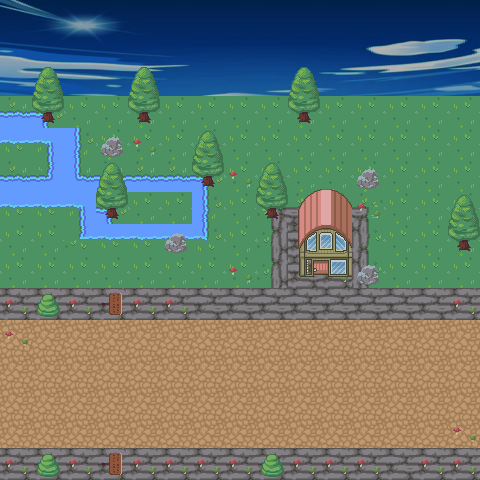

The image is a tile-based game level rendered from a .tmx file. Its description and complete source (layers, tilesets, objects, tile grids) follow:
An orthogonal 15x15 tile map with 32x32 px tiles, 8 tile layers (herbe, plante, ciel, ruisseau, ...), 6 tilesets and 10 objects (6x collision, spawn_map_suivante, enter_house_exit, enter_house, go_map_1).

<map version="1.8" tiledversion="1.9.2" orientation="orthogonal" renderorder="right-down" width="15" height="15" tilewidth="32" tileheight="32" infinite="0" nextlayerid="20" nextobjectid="20">
 <tileset firstgid="1" source="carte_Dofus_2D.tsx" />
 <tileset firstgid="181" name="ciel_1" tilewidth="32" tileheight="32" tilecount="84" columns="21">
  <image source="../tuiles map/ciel/ciel_1.png" trans="000000" width="700" height="150" />
 </tileset>
 <tileset firstgid="265" name="ciel_all" tilewidth="32" tileheight="32" tilecount="300" columns="15">
  <image source="../tuiles map/ciel/ciel_all.png" trans="000000" width="500" height="650" />
  <tile id="0">
   <animation>
    <frame tileid="0" duration="1000" />
    <frame tileid="45" duration="1000" />
    <frame tileid="120" duration="1000" />
    <frame tileid="195" duration="1000" />
    <frame tileid="255" duration="1000" />
   </animation>
  </tile>
  <tile id="1">
   <animation>
    <frame tileid="1" duration="1000" />
    <frame tileid="46" duration="1000" />
    <frame tileid="121" duration="1000" />
    <frame tileid="196" duration="1000" />
    <frame tileid="256" duration="1000" />
   </animation>
  </tile>
  <tile id="2">
   <animation>
    <frame tileid="2" duration="1000" />
    <frame tileid="47" duration="1000" />
    <frame tileid="122" duration="1000" />
    <frame tileid="197" duration="1000" />
    <frame tileid="257" duration="1000" />
   </animation>
  </tile>
  <tile id="3">
   <animation>
    <frame tileid="3" duration="1000" />
    <frame tileid="48" duration="1000" />
    <frame tileid="123" duration="1000" />
    <frame tileid="198" duration="1000" />
    <frame tileid="258" duration="1000" />
   </animation>
  </tile>
  <tile id="4">
   <animation>
    <frame tileid="4" duration="1000" />
    <frame tileid="49" duration="1000" />
    <frame tileid="124" duration="1000" />
    <frame tileid="199" duration="1000" />
    <frame tileid="259" duration="1000" />
   </animation>
  </tile>
  <tile id="5">
   <animation>
    <frame tileid="5" duration="1000" />
    <frame tileid="50" duration="1000" />
    <frame tileid="125" duration="1000" />
    <frame tileid="200" duration="1000" />
    <frame tileid="260" duration="1000" />
   </animation>
  </tile>
  <tile id="6">
   <animation>
    <frame tileid="5" duration="1000" />
    <frame tileid="50" duration="1000" />
    <frame tileid="125" duration="1000" />
    <frame tileid="200" duration="1000" />
    <frame tileid="260" duration="1000" />
   </animation>
  </tile>
  <tile id="7">
   <animation>
    <frame tileid="7" duration="1000" />
    <frame tileid="52" duration="1000" />
    <frame tileid="127" duration="1000" />
    <frame tileid="202" duration="1000" />
    <frame tileid="262" duration="1000" />
   </animation>
  </tile>
  <tile id="8">
   <animation>
    <frame tileid="8" duration="1000" />
    <frame tileid="53" duration="1000" />
    <frame tileid="128" duration="1000" />
    <frame tileid="203" duration="1000" />
    <frame tileid="263" duration="1000" />
   </animation>
  </tile>
  <tile id="9">
   <animation>
    <frame tileid="9" duration="1000" />
    <frame tileid="54" duration="1000" />
    <frame tileid="129" duration="1000" />
    <frame tileid="204" duration="1000" />
    <frame tileid="264" duration="1000" />
   </animation>
  </tile>
  <tile id="10">
   <animation>
    <frame tileid="10" duration="1000" />
    <frame tileid="55" duration="1000" />
    <frame tileid="130" duration="1000" />
    <frame tileid="205" duration="1000" />
    <frame tileid="265" duration="1000" />
   </animation>
  </tile>
  <tile id="11">
   <animation>
    <frame tileid="11" duration="1000" />
    <frame tileid="56" duration="1000" />
    <frame tileid="131" duration="1000" />
    <frame tileid="206" duration="1000" />
    <frame tileid="266" duration="1000" />
   </animation>
  </tile>
  <tile id="12">
   <animation>
    <frame tileid="12" duration="1000" />
    <frame tileid="57" duration="1000" />
    <frame tileid="132" duration="1000" />
    <frame tileid="207" duration="1000" />
    <frame tileid="267" duration="1000" />
   </animation>
  </tile>
  <tile id="13">
   <animation>
    <frame tileid="13" duration="1000" />
    <frame tileid="58" duration="1000" />
    <frame tileid="133" duration="1000" />
    <frame tileid="208" duration="1000" />
    <frame tileid="268" duration="1000" />
   </animation>
  </tile>
  <tile id="14">
   <animation>
    <frame tileid="14" duration="1000" />
    <frame tileid="59" duration="1000" />
    <frame tileid="134" duration="1000" />
    <frame tileid="209" duration="1000" />
    <frame tileid="269" duration="1000" />
   </animation>
  </tile>
  <tile id="15">
   <animation>
    <frame tileid="15" duration="1000" />
    <frame tileid="60" duration="1000" />
    <frame tileid="135" duration="1000" />
    <frame tileid="210" duration="1000" />
    <frame tileid="270" duration="1000" />
   </animation>
  </tile>
  <tile id="16">
   <animation>
    <frame tileid="16" duration="1000" />
    <frame tileid="61" duration="1000" />
    <frame tileid="136" duration="1000" />
    <frame tileid="211" duration="1000" />
    <frame tileid="271" duration="1000" />
   </animation>
  </tile>
  <tile id="17">
   <animation>
    <frame tileid="17" duration="1000" />
    <frame tileid="62" duration="1000" />
    <frame tileid="137" duration="1000" />
    <frame tileid="212" duration="1000" />
    <frame tileid="272" duration="1000" />
   </animation>
  </tile>
  <tile id="18">
   <animation>
    <frame tileid="18" duration="1000" />
    <frame tileid="63" duration="1000" />
    <frame tileid="138" duration="1000" />
    <frame tileid="213" duration="1000" />
    <frame tileid="273" duration="1000" />
   </animation>
  </tile>
  <tile id="19">
   <animation>
    <frame tileid="19" duration="1000" />
    <frame tileid="64" duration="1000" />
    <frame tileid="139" duration="1000" />
    <frame tileid="214" duration="1000" />
    <frame tileid="274" duration="1000" />
   </animation>
  </tile>
  <tile id="20">
   <animation>
    <frame tileid="20" duration="1000" />
    <frame tileid="65" duration="1000" />
    <frame tileid="140" duration="1000" />
    <frame tileid="215" duration="1000" />
    <frame tileid="275" duration="1000" />
   </animation>
  </tile>
  <tile id="21">
   <animation>
    <frame tileid="21" duration="1000" />
    <frame tileid="66" duration="1000" />
    <frame tileid="141" duration="1000" />
    <frame tileid="216" duration="1000" />
    <frame tileid="276" duration="1000" />
   </animation>
  </tile>
  <tile id="22">
   <animation>
    <frame tileid="22" duration="1000" />
    <frame tileid="67" duration="1000" />
    <frame tileid="142" duration="1000" />
    <frame tileid="217" duration="1000" />
    <frame tileid="277" duration="1000" />
   </animation>
  </tile>
  <tile id="23">
   <animation>
    <frame tileid="23" duration="1000" />
    <frame tileid="68" duration="1000" />
    <frame tileid="143" duration="1000" />
    <frame tileid="218" duration="1000" />
    <frame tileid="278" duration="1000" />
   </animation>
  </tile>
  <tile id="24">
   <animation>
    <frame tileid="24" duration="1000" />
    <frame tileid="69" duration="1000" />
    <frame tileid="144" duration="1000" />
    <frame tileid="219" duration="1000" />
    <frame tileid="279" duration="1000" />
   </animation>
  </tile>
  <tile id="25">
   <animation>
    <frame tileid="25" duration="1000" />
    <frame tileid="70" duration="1000" />
    <frame tileid="145" duration="1000" />
    <frame tileid="220" duration="1000" />
    <frame tileid="280" duration="1000" />
   </animation>
  </tile>
  <tile id="26">
   <animation>
    <frame tileid="26" duration="1000" />
    <frame tileid="71" duration="1000" />
    <frame tileid="146" duration="1000" />
    <frame tileid="221" duration="1000" />
    <frame tileid="281" duration="1000" />
   </animation>
  </tile>
  <tile id="27">
   <animation>
    <frame tileid="27" duration="1000" />
    <frame tileid="72" duration="1000" />
    <frame tileid="147" duration="1000" />
    <frame tileid="222" duration="1000" />
    <frame tileid="282" duration="1000" />
   </animation>
  </tile>
  <tile id="28">
   <animation>
    <frame tileid="28" duration="1000" />
    <frame tileid="73" duration="1000" />
    <frame tileid="148" duration="1000" />
    <frame tileid="223" duration="1000" />
    <frame tileid="283" duration="1000" />
   </animation>
  </tile>
  <tile id="29">
   <animation>
    <frame tileid="29" duration="1000" />
    <frame tileid="74" duration="1000" />
    <frame tileid="149" duration="1000" />
    <frame tileid="224" duration="1000" />
    <frame tileid="284" duration="1000" />
   </animation>
  </tile>
  <tile id="30">
   <animation>
    <frame tileid="30" duration="1000" />
    <frame tileid="75" duration="1000" />
    <frame tileid="150" duration="1000" />
    <frame tileid="225" duration="1000" />
    <frame tileid="285" duration="1000" />
   </animation>
  </tile>
  <tile id="31">
   <animation>
    <frame tileid="31" duration="1000" />
    <frame tileid="76" duration="1000" />
    <frame tileid="151" duration="1000" />
    <frame tileid="226" duration="1000" />
    <frame tileid="286" duration="1000" />
   </animation>
  </tile>
  <tile id="32">
   <animation>
    <frame tileid="32" duration="1000" />
    <frame tileid="77" duration="1000" />
    <frame tileid="152" duration="1000" />
    <frame tileid="227" duration="1000" />
    <frame tileid="287" duration="1000" />
   </animation>
  </tile>
  <tile id="33">
   <animation>
    <frame tileid="33" duration="1000" />
    <frame tileid="78" duration="1000" />
    <frame tileid="153" duration="1000" />
    <frame tileid="228" duration="1000" />
    <frame tileid="288" duration="1000" />
   </animation>
  </tile>
  <tile id="34">
   <animation>
    <frame tileid="34" duration="1000" />
    <frame tileid="79" duration="1000" />
    <frame tileid="154" duration="1000" />
    <frame tileid="229" duration="1000" />
    <frame tileid="289" duration="1000" />
   </animation>
  </tile>
  <tile id="35">
   <animation>
    <frame tileid="35" duration="1000" />
    <frame tileid="80" duration="1000" />
    <frame tileid="155" duration="1000" />
    <frame tileid="230" duration="1000" />
    <frame tileid="290" duration="1000" />
   </animation>
  </tile>
  <tile id="36">
   <animation>
    <frame tileid="36" duration="1000" />
    <frame tileid="81" duration="1000" />
    <frame tileid="156" duration="1000" />
    <frame tileid="231" duration="1000" />
    <frame tileid="291" duration="1000" />
   </animation>
  </tile>
  <tile id="37">
   <animation>
    <frame tileid="37" duration="1000" />
    <frame tileid="82" duration="1000" />
    <frame tileid="157" duration="1000" />
    <frame tileid="232" duration="1000" />
    <frame tileid="292" duration="1000" />
   </animation>
  </tile>
  <tile id="38">
   <animation>
    <frame tileid="38" duration="1000" />
    <frame tileid="83" duration="1000" />
    <frame tileid="158" duration="1000" />
    <frame tileid="233" duration="1000" />
    <frame tileid="293" duration="1000" />
   </animation>
  </tile>
  <tile id="39">
   <animation>
    <frame tileid="39" duration="1000" />
    <frame tileid="84" duration="1000" />
    <frame tileid="159" duration="1000" />
    <frame tileid="234" duration="1000" />
    <frame tileid="294" duration="1000" />
   </animation>
  </tile>
  <tile id="40">
   <animation>
    <frame tileid="40" duration="1000" />
    <frame tileid="85" duration="1000" />
    <frame tileid="160" duration="1000" />
    <frame tileid="235" duration="1000" />
    <frame tileid="295" duration="1000" />
   </animation>
  </tile>
  <tile id="41">
   <animation>
    <frame tileid="41" duration="1000" />
    <frame tileid="86" duration="1000" />
    <frame tileid="161" duration="1000" />
    <frame tileid="236" duration="1000" />
    <frame tileid="296" duration="1000" />
   </animation>
  </tile>
  <tile id="42">
   <animation>
    <frame tileid="42" duration="1000" />
    <frame tileid="87" duration="1000" />
    <frame tileid="162" duration="1000" />
    <frame tileid="237" duration="1000" />
    <frame tileid="297" duration="1000" />
   </animation>
  </tile>
  <tile id="43">
   <animation>
    <frame tileid="43" duration="1000" />
    <frame tileid="88" duration="1000" />
    <frame tileid="163" duration="1000" />
    <frame tileid="238" duration="1000" />
    <frame tileid="298" duration="1000" />
   </animation>
  </tile>
  <tile id="44">
   <animation>
    <frame tileid="44" duration="1000" />
    <frame tileid="89" duration="1000" />
    <frame tileid="164" duration="1000" />
    <frame tileid="239" duration="1000" />
    <frame tileid="299" duration="1000" />
   </animation>
  </tile>
 </tileset>
 <tileset firstgid="565" name="ciel_2" tilewidth="32" tileheight="32" tilecount="84" columns="21">
  <image source="../tuiles map/ciel/ciel_2.png" trans="000000" width="700" height="150" />
 </tileset>
 <tileset firstgid="649" source="../tuiles map/house/house2.tsx" />
 <tileset firstgid="829" source="../tuiles map/gate/gate.tsx" />
 <layer id="2" name="herbe" width="15" height="15">
  <data encoding="csv">
0,0,0,0,0,0,0,0,0,0,0,0,0,0,0,
0,0,0,0,0,0,0,0,0,0,0,0,0,0,0,
0,0,0,0,0,0,0,0,0,0,0,0,0,0,0,
0,0,0,0,0,0,0,0,0,0,0,0,0,0,0,
82,82,82,82,82,82,82,82,82,82,82,82,24,24,82,
82,82,82,82,82,82,82,82,82,82,82,82,82,82,82,
82,82,82,82,82,82,82,82,79,117,117,80,82,82,82,
82,82,82,82,82,82,82,82,98,44,44,96,82,82,82,
82,82,82,82,82,82,82,82,98,44,44,96,82,82,82,
44,44,44,44,44,44,44,44,44,44,44,44,44,0,44,
43,43,43,43,43,43,43,43,43,43,43,43,43,43,43,
43,43,43,43,43,43,43,43,43,43,43,43,43,43,43,
43,43,43,43,43,43,43,43,43,43,43,43,43,43,43,
43,43,43,43,43,43,43,43,43,43,43,43,43,43,43,
44,44,44,44,44,44,44,44,44,44,44,44,44,44,44
</data>
 </layer>
 <layer id="9" name="plante" width="15" height="15">
  <data encoding="csv">
0,0,0,0,0,0,0,0,0,0,0,0,0,0,0,
0,0,0,0,0,0,0,0,0,0,0,0,0,0,0,
0,0,0,0,0,0,0,0,0,0,0,0,0,0,0,
0,0,0,0,0,0,0,0,24,0,0,0,0,0,0,
0,0,0,0,24,0,0,0,0,0,0,0,0,0,0,
24,0,0,0,0,0,24,24,0,0,0,0,0,0,4,
0,0,0,0,0,24,0,0,0,0,0,24,0,0,0,
0,0,24,0,0,0,0,0,0,0,0,0,0,0,0,
0,0,0,0,0,0,0,24,0,0,24,0,0,0,0,
0,0,0,0,0,0,0,0,0,0,0,0,0,0,0,
0,0,0,0,0,0,0,0,0,0,0,0,0,0,0,
0,0,0,0,0,0,0,0,0,0,0,0,0,0,0,
0,0,0,0,0,0,0,0,0,0,0,0,0,0,0,
0,0,0,0,0,0,0,0,0,0,0,0,0,0,0,
0,0,0,0,0,0,0,0,0,0,0,0,0,0,0
</data>
 </layer>
 <layer id="7" name="ciel" width="15" height="15" tintcolor="#eafffd">
  <data encoding="csv">
460,461,462,463,464,465,466,467,468,469,470,471,472,473,474,
475,476,477,478,479,480,481,482,483,484,485,486,487,488,489,
490,491,492,493,494,495,496,497,498,499,500,501,502,503,504,
82,82,82,82,82,82,82,82,82,82,82,82,82,82,82,
0,0,0,0,0,0,0,0,0,0,0,0,0,0,0,
0,0,0,0,0,0,0,0,0,0,0,0,0,0,0,
0,0,0,0,0,0,0,0,0,0,0,0,0,0,0,
0,0,0,0,0,0,0,0,0,0,0,0,0,0,0,
0,0,0,0,0,0,0,0,0,0,0,0,0,0,0,
0,0,0,0,0,0,0,0,0,0,0,0,0,0,0,
0,0,0,0,0,0,0,0,0,0,0,0,0,0,0,
0,0,0,0,0,0,0,0,0,0,0,0,0,0,0,
0,0,0,0,0,0,0,0,0,0,0,0,0,0,0,
0,0,0,0,0,0,0,0,0,0,0,0,0,0,0,
0,0,0,0,0,0,0,0,0,0,0,0,0,0,0
</data>
 </layer>
 <layer id="8" name="ruisseau" width="15" height="15">
  <data encoding="csv">
0,0,0,0,0,0,0,0,0,0,0,0,0,0,0,
0,0,0,0,0,0,0,0,0,0,0,0,0,0,0,
0,0,0,0,0,0,0,0,0,0,0,0,0,0,0,
107,70,0,0,0,0,0,0,0,82,82,82,82,82,82,
67,68,86,0,0,0,0,0,0,82,82,82,82,82,82,
107,108,106,107,107,107,70,0,0,82,82,0,82,82,82,
67,67,68,70,0,87,86,0,0,0,82,0,82,82,82,
0,0,89,67,67,67,90,0,0,0,0,0,82,82,0,
0,0,0,0,0,0,0,0,0,0,0,0,82,82,0,
0,0,0,0,0,0,0,0,0,0,0,0,44,44,0,
0,0,0,0,0,0,0,0,0,0,0,0,0,0,0,
0,0,0,0,0,0,0,0,0,0,0,0,0,0,0,
0,0,0,0,0,0,0,0,0,0,0,0,0,0,0,
0,0,0,0,0,0,0,0,0,0,0,0,0,0,0,
0,0,0,0,0,0,0,0,0,0,0,0,0,0,0
</data>
 </layer>
 <layer id="11" name="pont" width="15" height="15">
  <data encoding="csv">
0,0,0,0,0,0,0,0,0,0,0,0,0,0,0,
0,0,0,0,0,0,0,0,0,0,0,0,0,0,0,
0,0,0,0,0,0,0,0,0,0,0,0,0,0,0,
0,0,0,0,0,0,0,0,0,0,0,0,0,0,0,
0,0,0,0,0,0,0,0,0,0,0,0,0,0,0,
0,0,0,0,0,0,0,0,0,0,0,0,0,0,0,
0,0,0,0,0,0,0,0,0,0,0,0,0,0,0,
0,0,0,0,0,0,0,0,0,0,0,0,0,0,0,
0,0,0,0,0,0,0,0,0,0,0,0,0,0,0,
0,0,0,0,0,0,0,0,0,0,0,0,44,44,0,
0,0,0,0,0,0,0,0,0,0,0,0,0,0,0,
0,0,0,0,0,0,0,0,0,0,0,0,0,0,0,
0,0,0,0,0,0,0,0,0,0,0,0,0,0,0,
0,0,0,0,0,0,0,0,0,0,0,0,0,0,0,
0,0,0,0,0,0,0,0,0,0,0,0,44,44,0
</data>
 </layer>
 <layer id="3" name="arbre" width="15" height="15">
  <data encoding="csv">
0,0,0,0,0,0,0,0,0,0,0,0,0,0,0,
0,0,0,0,0,0,0,0,0,0,0,0,0,0,0,
0,1,0,0,1,0,0,0,0,1,0,0,0,0,0,
0,21,0,0,21,0,0,0,0,21,0,0,0,0,0,
0,0,0,23,0,0,1,0,0,0,0,0,0,0,0,
0,0,0,1,0,0,21,0,1,0,0,23,0,0,0,
0,0,0,21,0,0,0,0,21,0,0,0,0,0,1,
0,0,0,0,0,23,0,0,0,0,0,0,0,0,21,
0,0,0,0,0,0,0,0,0,0,0,23,0,0,0,
24,22,24,0,24,24,0,0,0,0,0,0,0,0,24,
24,0,0,0,0,0,0,0,0,0,0,0,0,0,0,
0,0,0,0,0,0,0,0,0,0,0,0,0,0,0,
0,0,0,0,0,0,0,0,0,0,0,0,0,0,0,
0,0,0,0,0,0,0,0,0,0,0,0,0,0,24,
24,22,24,0,24,24,24,24,22,24,24,24,0,24,24
</data>
 </layer>
 <layer id="19" name="house" width="15" height="15">
  <data encoding="csv">
0,0,0,0,0,0,0,0,0,0,0,0,0,0,0,
0,0,0,0,0,0,0,0,0,0,0,0,0,0,0,
0,0,0,0,0,0,0,0,0,0,0,0,0,0,0,
0,0,0,0,0,0,0,0,0,0,0,0,0,0,0,
0,0,0,0,0,0,0,0,0,0,0,0,0,0,0,
0,0,0,0,0,0,0,0,0,650,651,0,0,0,0,
0,0,0,0,0,0,0,0,0,665,666,0,0,0,0,
0,0,0,0,0,0,0,0,0,680,681,0,0,0,0,
0,0,0,0,0,0,0,0,0,695,696,0,0,0,0,
0,0,0,0,0,0,0,0,0,0,0,0,0,0,0,
0,0,0,0,0,0,0,0,0,0,0,0,0,0,0,
0,0,0,0,0,0,0,0,0,0,0,0,0,0,0,
0,0,0,0,0,0,0,0,0,0,0,0,0,0,0,
0,0,0,0,0,0,0,0,0,0,0,0,0,0,0,
0,0,0,0,0,0,0,0,0,0,0,0,0,0,0
</data>
 </layer>
 <layer id="6" name="panneau" width="15" height="15">
  <data encoding="csv">
0,0,0,0,0,0,0,0,0,0,0,0,0,0,0,
0,0,0,0,0,0,0,0,0,0,0,0,0,0,0,
0,0,0,0,0,0,0,0,0,0,0,0,0,0,0,
0,0,0,0,0,0,0,0,0,0,0,0,0,0,0,
0,0,0,0,0,0,0,0,0,0,0,0,0,0,0,
0,0,0,0,0,0,0,0,0,0,0,0,0,0,0,
0,0,0,0,0,0,0,0,0,0,0,0,0,0,0,
0,0,0,0,0,0,0,0,0,0,0,0,0,0,0,
0,0,0,0,0,0,0,0,0,0,0,0,0,0,0,
0,0,0,2684354563,0,0,0,0,0,0,0,0,0,0,0,
0,0,0,0,0,0,0,0,0,0,0,0,0,0,0,
0,0,0,0,0,0,0,0,0,0,0,0,0,0,0,
0,0,0,0,0,0,0,0,0,0,0,0,0,0,0,
0,0,0,0,0,0,0,0,0,0,0,0,0,0,0,
0,0,0,2684354563,0,0,0,0,0,0,0,0,0,0,0
</data>
 </layer>
 <objectgroup id="14" name="objects" class="colision">
  <object id="1" name="spawn_map_suivante" x="49.2523" y="383">
   <point />
  </object>
  <object id="3" type="collision" x="1.75033" y="288.222" width="255.841" height="30.3391" />
  <object id="7" type="collision" x="0" y="448.086" width="480.175" height="32.6729" />
  <object id="9" type="collision" x="384" y="288" width="97" height="33" />
  <object id="11" type="collision" x="259" y="225" width="126" height="35" />
  <object id="12" type="collision" x="258" y="257" width="23" height="32" />
  <object id="13" type="collision" x="354" y="258" width="28" height="28" />
  <object id="15" name="enter_house_exit" x="320.584" y="306.916">
   <point />
  </object>
  <object id="18" name="enter_house" x="303.417" y="259.583" width="31" height="30" />
  <object id="19" name="go_map_1" x="0" y="317.977" width="13.4192" height="130.692" />
 </objectgroup>
</map>
